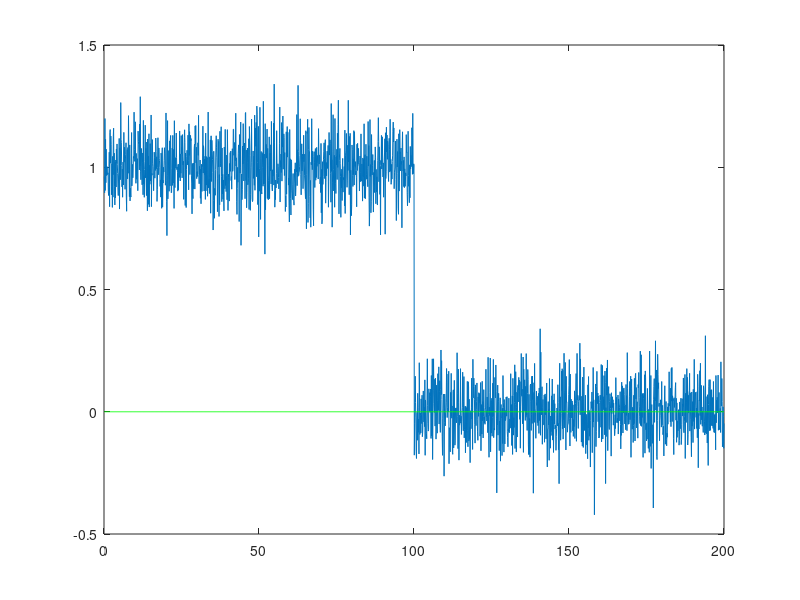
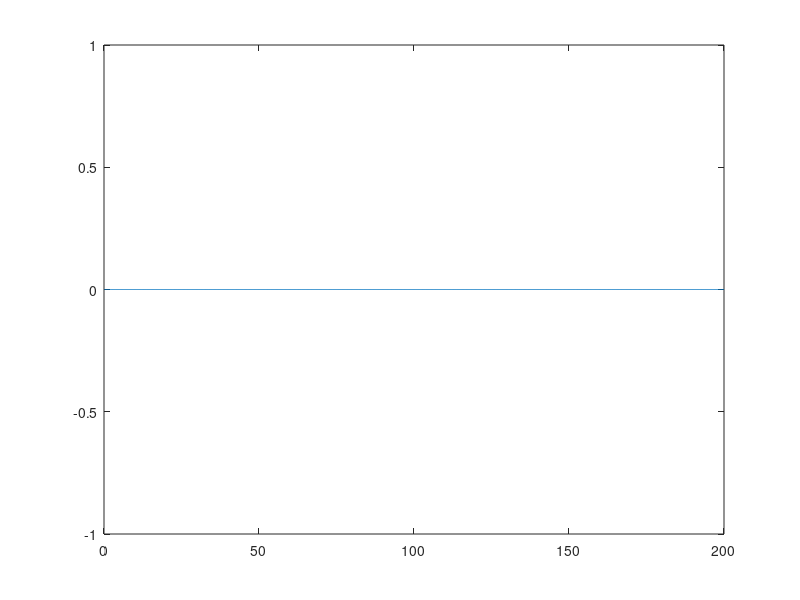
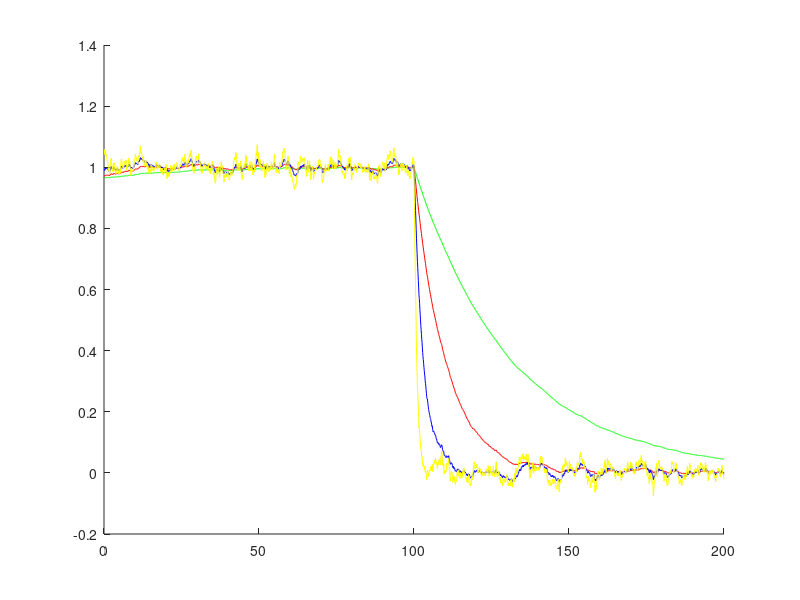

Recreate these plots in MATLAB, in order.
%% Homework 4 - Problem 2
% Download the data hw4_2 from the website.  The data is in the form [t y].
%  Supose we want to design an estimator to estimate the bias in the
%  measurement y.  We believe that the bias (x) is constant.

clear; clc; close all;
load hw4_2.txt;
t = hw4_2(:,1); y = hw4_2(:,2);
plot(t,y);
sigma_v = 1;

%% Part A
% Run the Kalman filter estimator with Q_d = 0.  What happens at t> 100
% seconds.  Why?  Calculate the steady state Kalman gain L_ss.  Plot L(k).
% This is known as the filter "going to sleep."

R = sigma_v^2;
A = 1; C = 1; 
Q = 0;

%Preallocations
P_plus = zeros(size(t)); x_hat_minus = zeros(size(t)); L = zeros(size(t));
P_minus = zeros(size(t)); x_hat_plus = zeros(size(t)); E = zeros(size(t));

for ii = 1:length(hw4_2),
    % Compute Kalman Gain
    P_plus(ii) = P_minus(ii) * (P_minus(ii) + R)^-1;
    L(ii) = P_plus(ii) * inv(R);
    
    % Update estimator with y(k)
    E(ii) = y(ii) - x_hat_minus(ii);
    x_hat_plus(ii) = x_hat_minus(ii) + L(ii) * E(ii);
    
    % Update covariance
    P_plus(ii) = (1 - L(ii)) * P_minus(ii);
    
    % Propagate Forward
    x_hat_minus(ii+1) = A * x_hat_plus(ii);
    P_minus(ii+1) = A * P_plus(ii) * A' + Q;
end

plot(t,y,t,x_hat_plus,'g');
figure();
plot(t,L);

%% Part B

%% Part C
% Now filter the measurement using the first order LPF.

Q = [0.00001, 0.0001, 0.001, 0.01];
color = ['g','r','b', 'y'];

figure(); hold on;

for ii = 1:length(Q),
    numd = sqrt(Q(ii));
    dend = [1,-(1-sqrt(Q(ii)))];
    yf = filter(numd,dend,y,y(1));
    plot(t,yf,color(ii))
end